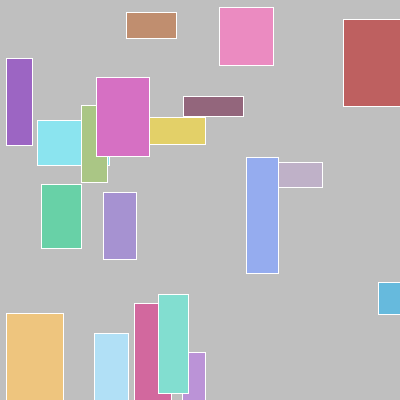
Frame 1 (no input)
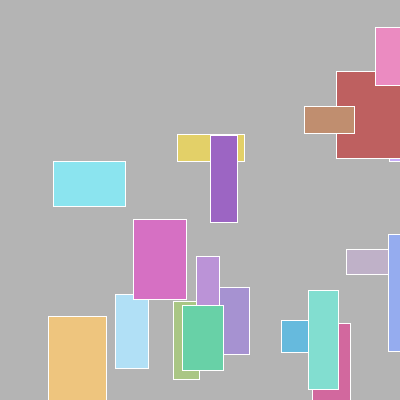
Frame 60 (the mouse pressed at the canvas centre just before this capture)
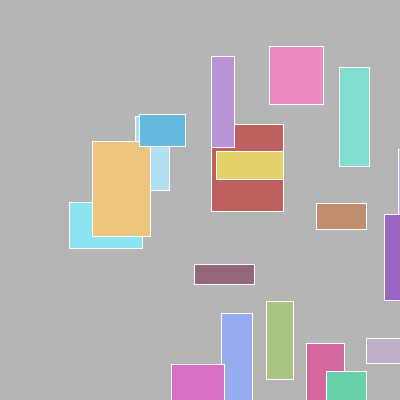
Frame 120 (the mouse held since frame 60 and released just before this capture)

The Processing sketch that drew these frames (run headless with seeded random() and noise(); from frame 60 on, the mouse is pressed at the canvas centre):

// Processing sketch: processing_56925
// ── processing_56925.pde

// HW #11, Jim Roberts' CFA-757
// Carnegie Mellon University
// Zoe Lu copyright Spring 2012, Pittsburgh PA 15213

final int MAX=20;

//arrays
float [] posX;
float [] posY;
float [] deltaX;
float [] deltaY;
float [] wd;
float [] ht;
color [] colorList;

void setup(){
  size(400,400);
  smooth();
  //set size of each array and initialize each array
  posX = new float[MAX];
  initArrays(posX,0,width);
  posY = new float[MAX];
  initArrays(posY,0,height);
  deltaX = new float[MAX];
  initArrays(deltaX,0,width*.01);
  deltaY = new float[MAX];
  initArrays(deltaY,0,height*.01);
  wd = new float[MAX];
  initArrays(wd,width*.05,width*.2);
  ht = new float[MAX];
  initArrays(ht,height*.02,height*.3);

  colorList = new color[MAX];
  initColor(colorList);

//double check arrays
/*
println(posX);
println(posY);
println(deltaX);
println(deltaY);
println(wd);
println(ht);
println(colorList);
*/

}

void draw(){
  prepWindow();
  drawRect();
//  drawLine();
  moveRect();
}

void drawRect(){
  for(int i=0;i<MAX;i++){
    fill(colorList[i]);
    stroke(255);
    rect(posX[i],posY[i],wd[i],ht[i]);
  }
}

void drawLine(){
  for(int i=1;i<MAX;i++){
//    fill(colorList[i]);
    stroke(colorList[i]);
    line(posX[i-1],posY[i-1],posX[i],posY[i]);
  }
}

void moveRect(){
  for(int i=0;i<MAX;i++){
    posX[i]+=deltaX[i];
    posY[i]+=deltaY[i];
    if(posX[i]>width)
      deltaX[i]*=-1;
    if(posY[i]>height)
      deltaY[i]*=-1;
    if(posX[i]<0)
      deltaX[i]*=-1;
    if(posY[i]<0)
      deltaY[i]*=-1;      
  }
}

void prepWindow(){
  for(int i=0;i<frameCount;i++){
    float c=noise(i/1000)*frameRate*5;
    background(c,180);
//    println(c);
  }
}

void initArrays(float [] myArray, float minVal, float maxVal){
  for(int i=0;i<myArray.length;i++){
    myArray[i]=random(minVal, maxVal);
  }
}

void initColor(color [] myColor){
  for(int i=0;i<myColor.length;i++){
    myColor[i]=color(random(93,255),random(93,255),random(93,255));
  }
}
